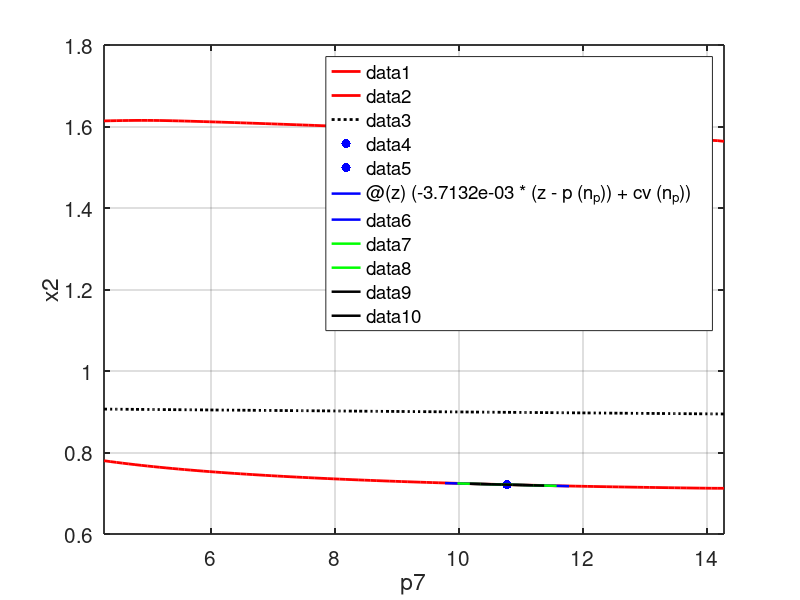

Write MATLAB code to recreate this figure.
%% -----------------------------------------------------------------
 % Last Modified by Yulan Zhang
 % 2024/04/11
 %
 % This script plots the subtangent lines obtained from C++ implementation of adjoint subgradients
 % evaluation system.
 %
 % Example 5 for CACE paper
 % 
%% -----------------------------------------------------------------
% Import data generated in C++
cv = importdata('data_x2cv.txt');
cc = importdata('data_x2cc.txt');
x = importdata('data_x2.txt');
p = linspace(4.28,14.28,length(cv));
p_i = 10.78;
n_p = find(abs(p-p_i) < 1e-12);
xcci = cc(n_p);
xcvi = cv(n_p);

figure(1)
hold on;
plot(p,cv,'r', 'LineWidth', 2.0);
plot(p,cc,'r', 'LineWidth', 2.0);
plot(p,x,'black:', 'LineWidth', 2.0);
plot(p_i, xcvi,'.b','MarkerSize',20)
plot(p_i, xcci, '.b','MarkerSize',20)

%forward ODE system
fplot(@(z) (-3.7132e-03 *(z-p(n_p))+ cv(n_p)),[p(n_p)-1.0,p(n_p)+1.0],'b','LineWidth',1.8 )
fplot(@(z) (-5.6709e-03 *(z-p(n_p))+ cc(n_p)),[p(n_p)-1.0,p(n_p)+1.0],'b', 'LineWidth',1.8 )

%adjoint ODE system with forward-mode AD
fplot(@(z) (-3.7132e-03*(z-p(n_p))+ cv(n_p)),[p(n_p)-0.8,p(n_p)+0.8],'g', 'LineWidth',1.8 )
fplot(@(z) (-5.6709e-03*(z-p(n_p))+ cc(n_p)),[p(n_p)-0.8,p(n_p)+0.8],'g', 'LineWidth',1.8 )

%adjoint ODE system with reverse-mode AD
fplot(@(z) (-3.7051e-03*(z-p(n_p))+ cv(n_p)),[p(n_p)-0.6,p(n_p)+0.6],'k', 'LineWidth',1.8 )
fplot(@(z) (-5.6526e-03*(z-p(n_p))+ cc(n_p)),[p(n_p)-0.6,p(n_p)+0.6],'k', 'LineWidth',1.8 )

grid
xlim([4.28,14.28])
xlabel('p7');
ylabel('x2');
set(gca,'linewidth',1.3)
set(gca,'FontSize',15)
box on 
hold off

